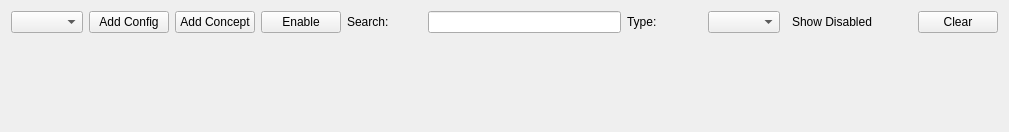
<?xml version="1.0" encoding="UTF-8"?>
<ui version="4.0">
 <class>Form</class>
 <widget class="QWidget" name="Form">
  <property name="geometry">
   <rect>
    <x>0</x>
    <y>0</y>
    <width>1009</width>
    <height>132</height>
   </rect>
  </property>
  <property name="windowTitle">
   <string>Form</string>
  </property>
  <layout class="QVBoxLayout" name="verticalLayout">
   <item>
    <layout class="QHBoxLayout" name="horizontalLayout">
     <item>
      <widget class="QComboBox" name="ConceptsCombo"/>
     </item>
     <item>
      <widget class="QPushButton" name="AddConfig">
       <property name="text">
        <string>Add Config</string>
       </property>
      </widget>
     </item>
     <item>
      <widget class="QPushButton" name="AddConcept">
       <property name="text">
        <string>Add Concept</string>
       </property>
      </widget>
     </item>
     <item>
      <widget class="QPushButton" name="Enable">
       <property name="text">
        <string>Enable</string>
       </property>
      </widget>
     </item>
     <item>
      <widget class="QLabel" name="SearchLabel">
       <property name="minimumSize">
        <size>
         <width>75</width>
         <height>0</height>
        </size>
       </property>
       <property name="text">
        <string>Search:</string>
       </property>
      </widget>
     </item>
     <item>
      <widget class="QLineEdit" name="Search"/>
     </item>
     <item>
      <widget class="QLabel" name="TypeLabel">
       <property name="minimumSize">
        <size>
         <width>75</width>
         <height>0</height>
        </size>
       </property>
       <property name="text">
        <string>Type:</string>
       </property>
      </widget>
     </item>
     <item>
      <widget class="QComboBox" name="TypeCombo"/>
     </item>
     <item>
      <widget class="PlCheckBox" name="ShowDisabledCheck">
       <property name="toolTip">
        <string>Custom checkbox with styling</string>
       </property>
      </widget>
     </item>
     <item>
      <widget class="QLabel" name="ShowDisabledLabel">
       <property name="minimumSize">
        <size>
         <width>120</width>
         <height>0</height>
        </size>
       </property>
       <property name="text">
        <string>Show Disabled</string>
       </property>
      </widget>
     </item>
     <item>
      <widget class="QPushButton" name="Clear">
       <property name="text">
        <string>Clear</string>
       </property>
      </widget>
     </item>
    </layout>
   </item>
   <item>
    <layout class="QGridLayout" name="gridLayout"/>
   </item>
   <item>
    <spacer name="verticalSpacer">
     <property name="orientation">
      <enum>Qt::Orientation::Vertical</enum>
     </property>
     <property name="sizeHint" stdset="0">
      <size>
       <width>20</width>
       <height>265</height>
      </size>
     </property>
    </spacer>
   </item>
  </layout>
 </widget>
 <customwidgets>
  <customwidget>
   <class>PlCheckBox</class>
   <extends>QWidget</extends>
   <header>plwidgets.PlWidgets</header>
  </customwidget>
 </customwidgets>
 <resources/>
 <connections/>
</ui>
